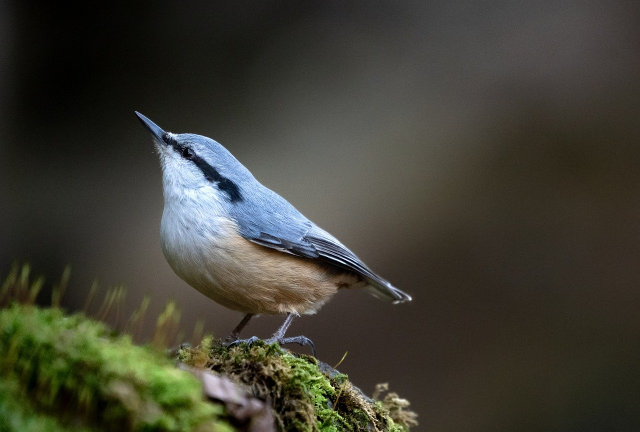
#> input picture bird.jpg, 1280 x 863 px (shown at 1/2 size)
$ python Python_OpenCv8.py
#> lines starting #> are read from the running program, lines starting #| are printed output that depends on the picture
import cv2
import matplotlib.pyplot as plt

image_1 = cv2.imread('bird.jpg')
#> image_1 is the input picture: shape (863, 1280, 3); mean B, G, R 51.9, 62.5, 63.3
image_2 = cv2.imread('sea.jpg')
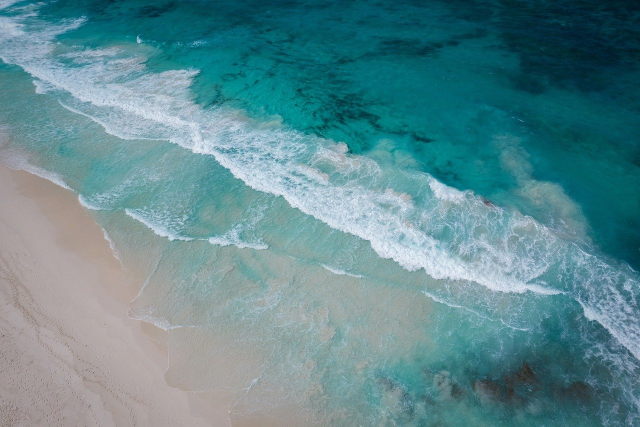
#> input picture sea.jpg, 1280 x 853 px (shown at 1/2 size)
#> image_2 is the input picture: shape (853, 1280, 3); mean B, G, R 143.1, 136.9, 94
image_3 = cv2.resize(image_1,dsize = (1280,853),interpolation = cv2.INTER_AREA)
#image_1 과 image_2의 픽셀크기가 달라 두 image를 합칠수 없었고,cv2.resize로 픽셀크기를 변경하였다.

print(image_3.shape,image_1.size)
#| (853, 1280, 3) 3313920
print(image_2.shape,image_2.size)
#| (853, 1280, 3) 3275520

result = cv2.add(image_3,image_2)
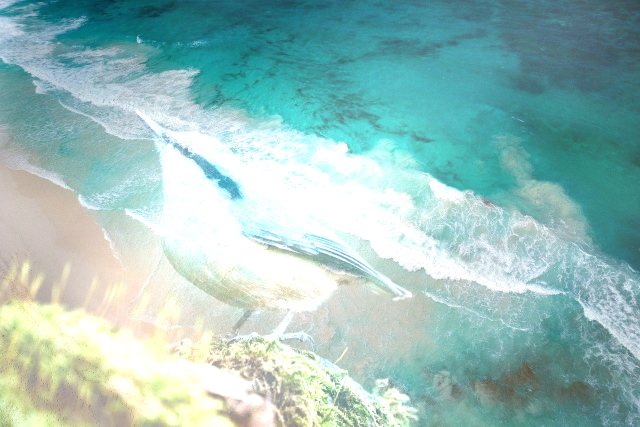
#> result: shape (853, 1280, 3) (shown at 1/2 size); mean B, G, R 186.5, 190.4, 152.4
plt.imshow(cv2.cvtColor(result,cv2.COLOR_BGR2RGB))
plt.show()

result = image_3+image_2
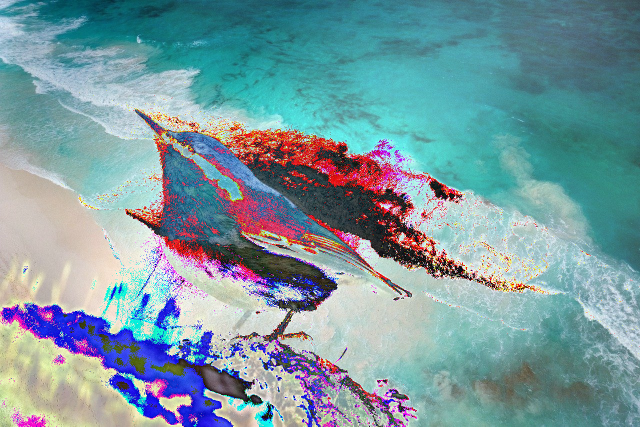
#> result: shape (853, 1280, 3) (shown at 1/2 size); mean B, G, R 160.3, 152.9, 121.8
plt.imshow(cv2.cvtColor(result,cv2.COLOR_BGR2RGB))
plt.show()
